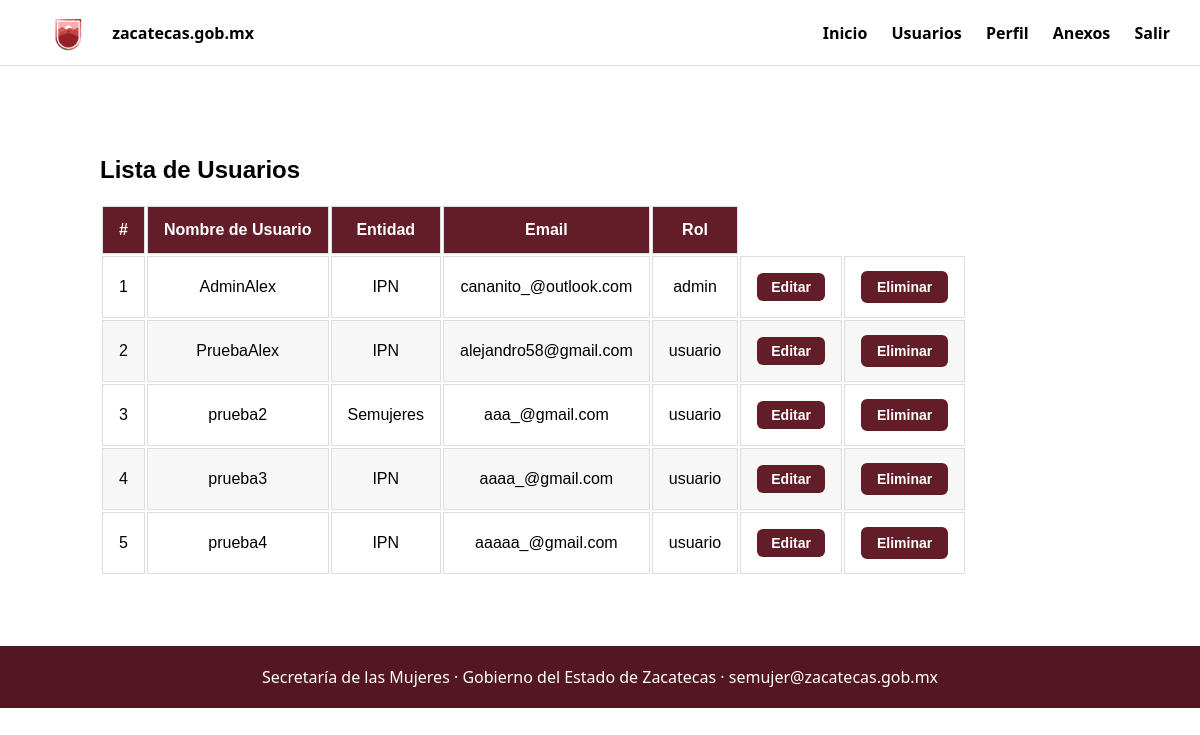
The app's page /lista_usuarios/ (signed in), older data.
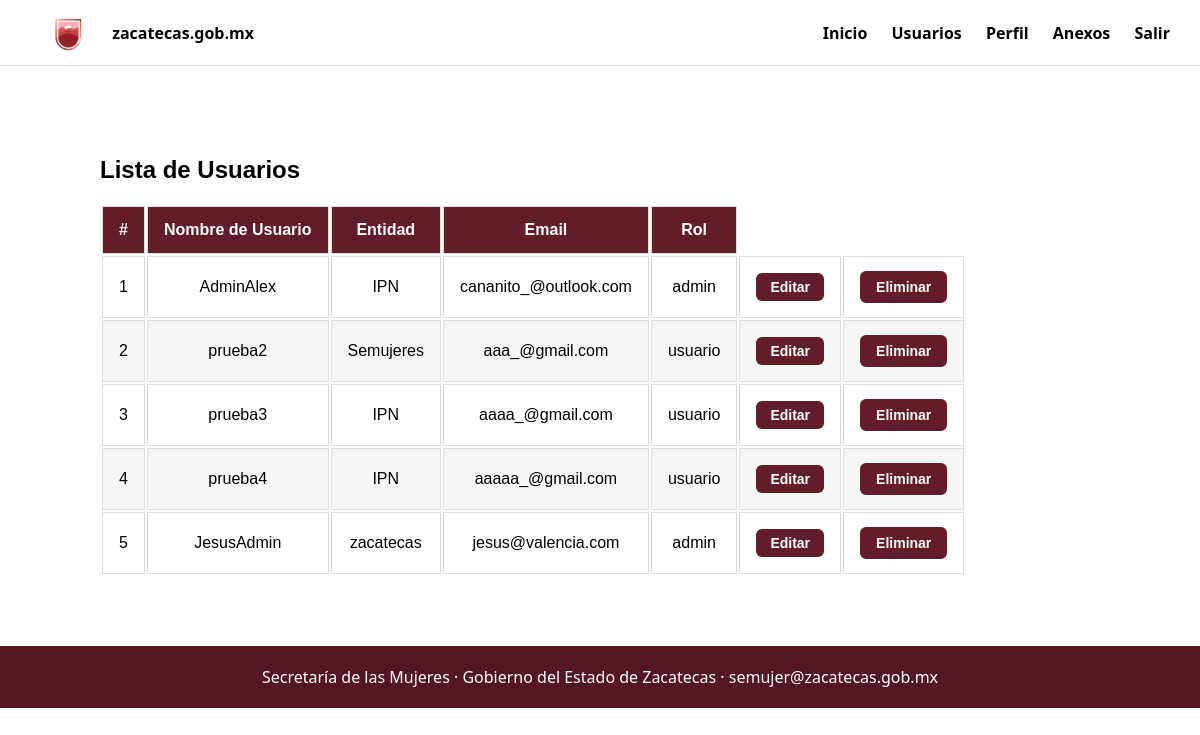
The same page, newer data.
### core/models.py (models this page shows, shortened)
class Usuario(AbstractUser):
    nombre_responsable = models.CharField(max_length=100)
    entidad_federativa = models.CharField(max_length=100)
    correo = models.EmailField(unique=True)
    rol = models.CharField(max_length=10, choices=ROLES, default='usuario')

### core/views.py (the view)
# urls.py: path('lista_usuarios/', views.admin_lista_usuarios, name='admin_lista_usuarios'),
@user_passes_test(es_admin)
def admin_lista_usuarios(request):
    usuarios = Usuario.objects.all()
    return render(request, 'core/admin_lista_usuarios.html', {
            'entidades': usuarios,
        })

### core/views.py (called while the page is built)
def es_admin(user):
    return user.is_authenticated and user.rol == 'admin'

### core/templates/core/admin_lista_usuarios.html (shortened to what this page needs)
{% extends 'core/base_admin.html' %}
{% load static %}
{% block extra_css %}
<link rel="stylesheet" href="{% static 'core/css/admin_lista_usuarios.css' %}">
{% endblock %}
{% block content %}
<div class="contenedor">
    <h2>Lista de Usuarios</h2>
    <table>
        <thead>
        <tr>
            <th>#</th>
            <th>Nombre de Usuario</th>
            <th>Entidad</th>
            <th>Email</th>
            <th>Rol</th>
        </tr>
        </thead>
        <tbody>
        {% for usuario in entidades %}
            <tr>
                <td>{{ forloop.counter }}</td>
                <td>{{ usuario.username }}</td>
                <td>{{ usuario.entidad_federativa }}</td>
                <td>{{ usuario.correo }}</td>
                <td>{{ usuario.rol }}</td>
                <td><a href="{% url 'admin_editar_usuario' usuario.id%}" class="btn-editar">Editar</a></td>
                <td>
                    <button class="btn-eliminar" onclick="mostrarModal({{ usuario.id }}, '{{ usuario.username }}')">
                        Eliminar
                    </button>
                </td>
            </tr>
        {% empty %}
            <tr>
                <td colspan="3" class="sin-usuarios">No hay usuarios registrados.</td>
            </tr>
        {% endfor %}
        </tbody>
    </table>
</div>
{% endblock %}

Row changes from the older to the newer data that the page shows:
removed Usuario: username "PruebaAlex", entidad_federativa "IPN", correo "alejandro58@gmail.com", rol "usuario"
added Usuario: username "JesusAdmin", entidad_federativa "zacatecas", correo "jesus@valencia.com", rol "admin"
